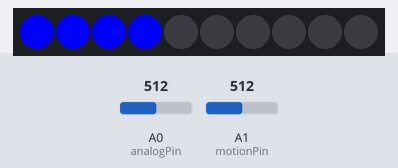
This sketch was run on a simulated Arduino Uno, built with avr-gcc and run on an emulated ATmega328P. Parts: 10 RGB LEDs in strip order, left to right. The inputs (shaded band) are chosen by the test bench; at power-on: A1 (motionPin) = 512, A0 (analogPin) = 512. What the sketch prints to the serial monitor is not drawn.

Above: at 1.2 s.
1.3 s: A1 (motionPin) set to 459
2.8 s: A1 (motionPin) set to 436
At 4.51 s:
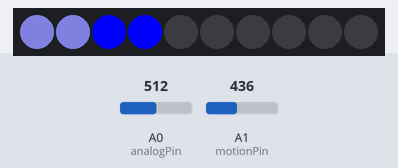
At 5.32 s:
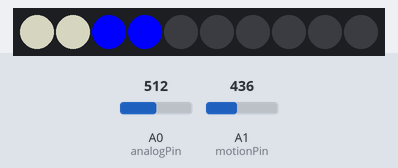
5.8 s: A0 (analogPin) set to 483
At 6.39 s:
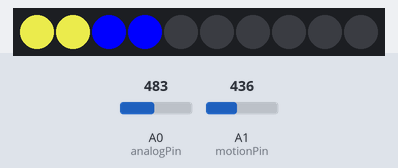
7.7 s: A0 (analogPin) set to 452
At 8.12 s:
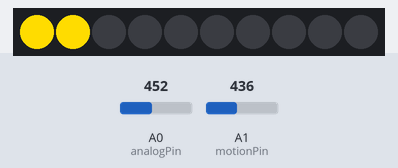

Measured:
- the behaviour switches between 448 and 447 on A1 (motionPin) (found by bisection; images 0 and 1)
- the behaviour switches between 471 and 470 on A0 (analogPin) (found by bisection; images 3 and 4)
- after the input at 7.7 s, the LEDs: first change at once (image 4 shows a later state)

The sketch:

Fade_With_Motion.ino
```cpp
#include"LPD8806.h" // for our special old leds
#include "SPI.h"

//led variables
int dataPin = 4;
int clockPin = 3;
unsigned long timer;
int colors[15] = {0,0,127,0,0,127,0,0,127,0,0,127,0,0,127}; // array for light values (only 10 leds max, 2 per chip)
LPD8806 strip = LPD8806(10, dataPin, clockPin);

//motion variables
int motionPin = 1; //input pin for photoresistors
int val = 0; //variable for motionPin input status
bool motion = false;
int maxVal = 0;//

//variables to detect number of totes
int analogPin = 0; //input for tote resistors
int raw=0; //raw input value
int Vin = 5; //power with 5 volts
float Vout=0; //voltage value measured
int numberTotes=1; //default value


void setup() {
  pinMode(motionPin,INPUT); //declare sensor as input
  //check resistance to find number of totes
  raw=analogRead(analogPin);
  if(raw){
    Vout=(raw*Vin)/1023.0; //the voltage is mapped from 0-1023 for some reason, so divide by 1023 here.
    numberTotes = (Vin/(Vin-Vout))+.15; //.15 is to round up with int
  }
  int i;
  Serial.begin(9600);
  strip.begin();
  // Update strip, to start they are all 'blue'
  for (i=0; i<numberTotes*2; i++) {
    strip.setPixelColor(i,0,0,127);
  }
  strip.show();
}

void loop() {
  timer = millis(); // track time
  //continuously check number of totes
  raw=analogRead(analogPin);
  if(raw){
    Vout=(raw*Vin)/1023.0;
    numberTotes = (Vin/(Vin-Vout))+.15; //.15 is to round up with int
  }
  else{
    numberTotes=1;
  }
  Serial.println(numberTotes);
  //setup for check for motion
  val = analogRead(motionPin); //read input val from photoresistors
  //check for the new max val, since this correlates to the max light in the room
  if (val>maxVal){
    maxVal=val;
  }
  //check for motion
  if (val<maxVal-(maxVal/8)){ //if the pin reads a light value lower than the max (meaning something is in front of a photoresistor)
    //motion started
    motion = true;
  }
  else{
    //motion ended
    motion = false;
  }
  //set leds to correct color
  int i;
  for (i=0;i<numberTotes;i++){
    checkAndFade(timer,i);
    strip.setPixelColor(i*2,colors[i*3],colors[(i*3)+1],colors[(i*3)+2]);
    strip.setPixelColor((i*2)+1,colors[i*3],colors[(i*3)+1],colors[(i*3)+2]);
  }
  //turn off if tote exceeds numberTotes (which is the number of active totes)
  for (i=numberTotes;i<5;i++){
    strip.setPixelColor(i*2,0,0,0);
    strip.setPixelColor((i*2)+1,0,0,0);
  }
  strip.show();
}

void checkAndFade(int timer,int tote){
  //checks for motion and updates the leds accordingly
  if (timer%10==0){
    if ((tote==0 or colors[(tote-1)*3]>=127) and motion==true){//if the previous tote is yellow or red
     fadeUp(colors,tote*3);
    }
    //fadeDown
    if ((tote==numberTotes or colors[(tote+1)*3]==0) and motion==false){//if the next tote is blue
      fadeDown(colors,tote*3);
    }
  }
}

void fadeUp(int *colors, int shift){
  //check current color
  int red = colors[shift];
  int green = colors[1+shift];
  int blue = colors[2+shift];
  if (blue>0 and red<127){//it's still in the blue phase
    //fade to yellow
    red++;
    green++;
    blue--;
  }
  if (red==127 and green>0){//in the yellow phase (if green==0, stay red)
    //fade to red
    red=127;
    green--;
    blue=0;
  }
  int rgb[3]={red,green,blue};
  int i;
  for (i=0;i<3;i++){
    colors[i+shift]=rgb[i];
  }
  //return new colors array
  return *colors;
}

void fadeDown(int *colors, int shift){
  //check current color
  int red = colors[shift];
  int green = colors[1+shift];
  int blue = colors[2+shift];
  if (red==127 && green<127){//it's still in the red->yellow phase
    //fade to yellow
    green++;
    blue=0;
  }
  if (red==green && blue<127){//in the yellow->blue phase
    //fade to blue
    red--;
    green--;
    blue++;
  }
  int rgb[3]={red,green,blue};
  int i;
  for (i=0;i<3;i++){
    colors[i+shift]=rgb[i];
  }
  //return new colors array
  return *colors;
}
```
